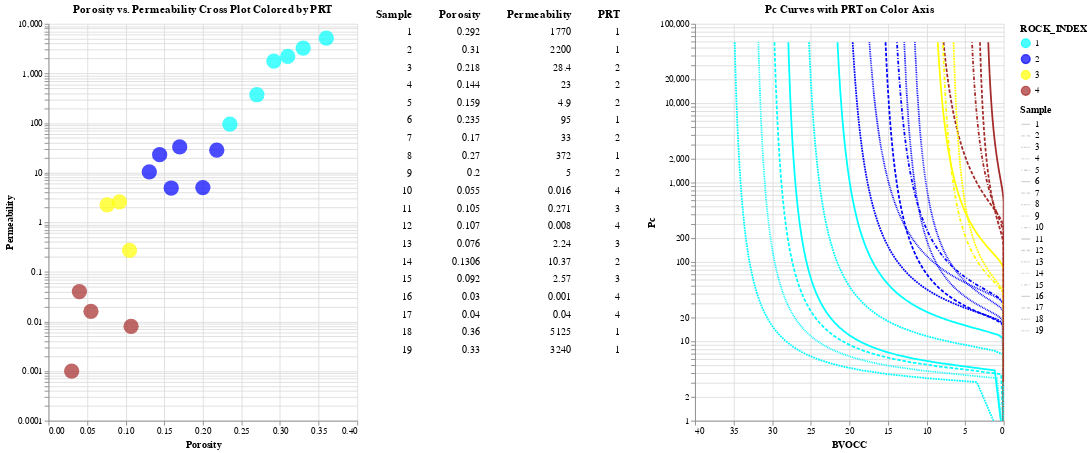

Source (notebook cell):
### Markdown cell above
# Make our final plot of Porosity-Permeability Cross Plot, Select RCA data and Selected Pc curves:

### Code cell
# Brush for selection
brush = alt.selection(type='interval')



chart = alt.Chart(source7).mark_circle(size=300).encode(
    alt.X('Porosity:Q',
        scale=alt.Scale(domain=(0, 0.4))),
    #y='Perm',
    alt.Y('Permeability:Q',scale=alt.Scale(type='log', base=10,domain=(.0001, 10000))),
    
    color=alt.condition( brush,'ROCK_INDEX:O', alt.value('lightgray'),
                        scale=alt.Scale(
                        domain=[ 1,         2,         3  ,  4 ],
                        range =['cyan', 'blue'  , 'yellow', 'brown'])),
    
    
    
    
    
    #alt.Y('LPerm:Q',scale=alt.Scale(type='log', base=10,domain=(.0001, 10000))),
    tooltip=['image','Sample','Porosity','Permeability','sqrt(k/phi)'],  # Must be a list for the image to render
    
).properties(
    width=350,
    height=450, 

    title='Porosity vs. Permeability Cross Plot Colored by PRT',

).add_selection(brush)
    
vega_pane = pn.pane.Vega(chart.add_selection(
    brush
))


# Base chart for data tables
ranked_text = alt.Chart(source7).mark_text(align='right').encode(
    y=alt.Y('row_number:O',axis=None)
).transform_window(
    row_number='row_number()'
).transform_filter(
    brush
).transform_window(
    rank='rank(row_number)'
).transform_filter(
    alt.datum.rank<30
)


# Data Tables
Porosity = ranked_text.encode(text='Porosity:N').properties(title=alt.TitleParams(text='Porosity', align='right'))
Permeability = ranked_text.encode(text='Permeability:N').properties(title=alt.TitleParams(text='Permeability', align='right'))
Sample = ranked_text.encode(text='Sample:N').properties(title=alt.TitleParams(text='Sample', align='right'))
sqrt = ranked_text.encode(text='sqrt(k/phi):N').properties(title=alt.TitleParams(text ='sqrt(k/phi)', align='right'))
Image = ranked_text.encode(tooltip ='image').properties(title=alt.TitleParams(text ='image', align='right'))
RI = ranked_text.encode(text='ROCK_INDEX:N').properties(title=alt.TitleParams(text='PRT', align='right'))


text = alt.hconcat(Sample, Porosity, Permeability,RI) # Combine data tables



#------------------------------------------------
#
#       Capillary Pressure Curves colored by PRT
#
#------------------------------------------------
pc = alt.Chart(f3).mark_line(clip=True).encode(
    alt.X('BVOCC:Q',
        scale=alt.Scale(domain=(40, 0))
    ),    
    alt.Y('Pc:Q',scale=alt.Scale(type='log', base=10,domain=(1, 100000))),
    color=alt.condition(brush, 'ROCK_INDEX:O', alt.value('lightgray'),scale=alt.Scale(scheme='rainbow')),
    #tooltip='Mode:Q', 
    tooltip=['image','Sample','Porosity','Permeability','sqrt(k/phi)'],
    strokeDash='Sample:N',
).properties(
    title='Pc Curves with PRT on Color Axis',
    width=350,
    height=450, 
    
).transform_filter(
    brush
)

    


# Build chart
alt.hconcat(
    chart,
    text,
    pc
).resolve_legend(
    color="shared"
).configure_view(strokeWidth=0)

### Figure 1 — Vega-Lite specification as saved in the notebook (floating-point values rounded to 4 significant figures; data arrays with more than 128 entries replaced by an {"elided": "..."} marker saying what was removed)
{"config": {"view": {"continuousWidth": 400, "continuousHeight": 300, "strokeWidth": 0}}, "hconcat": [{"data": {"name": "data-50003797206296b58b7a30dfc129231e"}, "mark": {"type": "circle", "size": 300}, "encoding": {"color": {"condition": {"field": "ROCK_INDEX", "scale": {"domain": [1, 2, 3, 4], "range": ["cyan", "blue", "yellow", "brown"]}, "type": "ordinal", "selection": "selector002"}, "value": "lightgray"}, "tooltip": [{"field": "image", "type": "nominal"}, {"field": "Sample", "type": "quantitative"}, {"field": "Porosity", "type": "quantitative"}, {"field": "Permeability", "type": "quantitative"}, {"field": "sqrt(k/phi)", "type": "quantitative"}], "x": {"field": "Porosity", "scale": {"domain": [0, 0.4]}, "type": "quantitative"}, "y": {"field": "Permeability", "scale": {"base": 10, "domain": [0.0001, 10000], "type": "log"}, "type": "quantitative"}}, "height": 450, "selection": {"selector002": {"type": "interval"}}, "title": "Porosity vs. Permeability Cross Plot Colored by PRT", "width": 350}, {"hconcat": [{"mark": {"type": "text", "align": "right"}, "encoding": {"text": {"field": "Sample", "type": "nominal"}, "y": {"axis": null, "field": "row_number", "type": "ordinal"}}, "title": {"text": "Sample", "align": "right"}, "transform": [{"window": [{"op": "row_number", "field": "", "as": "row_number"}]}, {"filter": {"selection": "selector002"}}, {"window": [{"op": "rank", "field": "row_number", "as": "rank"}]}, {"filter": "(datum.rank < 30)"}]}, {"mark": {"type": "text", "align": "right"}, "encoding": {"text": {"field": "Porosity", "type": "nominal"}, "y": {"axis": null, "field": "row_number", "type": "ordinal"}}, "title": {"text": "Porosity", "align": "right"}, "transform": [{"window": [{"op": "row_number", "field": "", "as": "row_number"}]}, {"filter": {"selection": "selector002"}}, {"window": [{"op": "rank", "field": "row_number", "as": "rank"}]}, {"filter": "(datum.rank < 30)"}]}, {"mark": {"type": "text", "align": "right"}, "encoding": {"text": {"field": "Permeability", "type": "nominal"}, "y": {"axis": null, "field": "row_number", "type": "ordinal"}}, "title": {"text": "Permeability", "align": "right"}, "transform": [{"window": [{"op": "row_number", "field": "", "as": "row_number"}]}, {"filter": {"selection": "selector002"}}, {"window": [{"op": "rank", "field": "row_number", "as": "rank"}]}, {"filter": "(datum.rank < 30)"}]}, {"mark": {"type": "text", "align": "right"}, "encoding": {"text": {"field": "ROCK_INDEX", "type": "nominal"}, "y": {"axis": null, "field": "row_number", "type": "ordinal"}}, "title": {"text": "PRT", "align": "right"}, "transform": [{"window": [{"op": "row_number", "field": "", "as": "row_number"}]}, {"filter": {"selection": "selector002"}}, {"window": [{"op": "rank", "field": "row_number", "as": "rank"}]}, {"filter": "(datum.rank < 30)"}]}], "data": {"name": "data-50003797206296b58b7a30dfc129231e"}}, {"data": {"name": "data-2cf80df65bbb7181ff0cdfc0c755787a"}, "mark": {"type": "line", "clip": true}, "encoding": {"color": {"condition": {"field": "ROCK_INDEX", "scale": {"scheme": "rainbow"}, "type": "ordinal", "selection": "selector002"}, "value": "lightgray"}, "strokeDash": {"field": "Sample", "type": "nominal"}, "tooltip": [{"field": "image", "type": "nominal"}, {"field": "Sample", "type": "quantitative"}, {"field": "Porosity", "type": "quantitative"}, {"field": "Permeability", "type": "quantitative"}, {"field": "sqrt(k/phi)", "type": "quantitative"}], "x": {"field": "BVOCC", "scale": {"domain": [40, 0]}, "type": "quantitative"}, "y": {"field": "Pc", "scale": {"base": 10, "domain": [1, 100000], "type": "log"}, "type": "quantitative"}}, "height": 450, "title": "Pc Curves with PRT on Color Axis", "transform": [{"filter": {"selection": "selector002"}}], "width": 350}], "resolve": {"legend": {"color": "shared"}}, "$schema": "https://vega.github.io/schema/vega-lite/v4.17.0.json", "datasets": {"data-50003797206296b58b7a30dfc129231e": [{"Sample": 1, "Porosity": 0.292, "Permeability": 1770.0, "sqrt(k/phi)": 77.86, "lPerm": 3.25, "image": "./data/1.png", "Mode": 46.33, "BV1": 29.2, "G1": 0.19, "Pd1": 3.76, "ROCK_INDEX": 1}, {"Sample": 2, "Porosity": 0.31, "Permeability": 2200.0, "sqrt(k/phi)": 84.24, "lPerm": 3.34, "image": "./data/Great_SS.png", "Mode": 50.38, "BV1": 31.0, "G1": 0.18, "Pd1": 3.51, "ROCK_INDEX": 1}, {"Sample": 3, "Porosity": 0.218, "Permeability": 28.4, "sqrt(k/phi)": 11.41, "lPerm": 1.45, "image": "./data/12.png", "Mode": 9.41, "BV1": 21.8, "G1": 0.39, "Pd1": 14.32, "ROCK_INDEX": 2}, {"Sample": 4, "Porosity": 0.144, "Permeability": 23.0, "sqrt(k/phi)": 12.64, "lPerm": 1.36, "image": "./data/MediumSS.png", "Mode": 8.68, "BV1": 14.4, "G1": 0.4, "Pd1": 15.33, "ROCK_INDEX": 2}, {"Sample": 5, "Porosity": 0.159, "Permeability": 4.9, "sqrt(k/phi)": 5.55, "lPerm": 0.69, "image": "./data/DistalTurbidite.png", "Mode": 4.78, "BV1": 15.9, "G1": 0.47, "Pd1": 25.27, "ROCK_INDEX": 2}, {"Sample": 6, "Porosity": 0.235, "Permeability": 95.0, "sqrt(k/phi)": 20.11, "lPerm": 1.98, "image": "./data/HighPor_SS.png", "Mode": 15.0, "BV1": 23.5, "G1": 0.33, "Pd1": 9.69, "ROCK_INDEX": 1}, {"Sample": 7, "Porosity": 0.17, "Permeability": 33.0, "sqrt(k/phi)": 13.93, "lPerm": 1.52, "image": "./data/Medium-highSS.png", "Mode": 9.98, "BV1": 17.0, "G1": 0.38, "Pd1": 13.64, "ROCK_INDEX": 2}, {"Sample": 8, "Porosity": 0.27, "Permeability": 372.0, "sqrt(k/phi)": 37.12, "lPerm": 2.57, "image": "./data/11.png", "Mode": 25.39, "BV1": 27.0, "G1": 0.27, "Pd1": 6.23, "ROCK_INDEX": 1}, {"Sample": 9, "Porosity": 0.2, "Permeability": 5.0, "sqrt(k/phi)": 5.0, "lPerm": 0.7, "image": "./data/3.png", "Mode": 4.82, "BV1": 20.0, "G1": 0.47, "Pd1": 25.11, "ROCK_INDEX": 2}, {"Sample": 10, "Porosity": 0.055, "Permeability": 0.016, "sqrt(k/phi)": 0.54, "lPerm": -1.8, "image": "./data/Slightlybetterthanshale.png", "Mode": 0.53, "BV1": 5.5, "G1": 0.75, "Pd1": 160.9, "ROCK_INDEX": 4}, {"Sample": 11, "Porosity": 0.105, "Permeability": 0.271, "sqrt(k/phi)": 1.61, "lPerm": -0.57, "image": "./data/15.png", "Mode": 1.57, "BV1": 10.5, "G1": 0.61, "Pd1": 64.45, "ROCK_INDEX": 3}, {"Sample": 12, "Porosity": 0.107, "Permeability": 0.008, "sqrt(k/phi)": 0.27, "lPerm": -2.1, "image": "./data/16.png", "Mode": 0.4, "BV1": 10.7, "G1": 0.78, "Pd1": 201.3, "ROCK_INDEX": 4}, {"Sample": 13, "Porosity": 0.076, "Permeability": 2.24, "sqrt(k/phi)": 5.43, "lPerm": 0.35, "image": "./data/17.png", "Mode": 3.54, "BV1": 7.6, "G1": 0.51, "Pd1": 32.55, "ROCK_INDEX": 3}, {"Sample": 14, "Porosity": 0.1306, "Permeability": 10.37, "sqrt(k/phi)": 8.91, "lPerm": 1.02, "image": "./data/18.png", "Mode": 6.38, "BV1": 13.06, "G1": 0.44, "Pd1": 19.83, "ROCK_INDEX": 2}, {"Sample": 15, "Porosity": 0.092, "Permeability": 2.57, "sqrt(k/phi)": 5.29, "lPerm": 0.41, "image": "./data/19.png", "Mode": 3.73, "BV1": 9.2, "G1": 0.51, "Pd1": 31.14, "ROCK_INDEX": 3}, {"Sample": 16, "Porosity": 0.03, "Permeability": 0.001, "sqrt(k/phi)": 0.18, "lPerm": -3.0, "image": "./data/Shale_reddish.png", "Mode": 0.18, "BV1": 3.0, "G1": 0.88, "Pd1": 394.4, "ROCK_INDEX": 4}, {"Sample": 17, "Porosity": 0.04, "Permeability": 0.04, "sqrt(k/phi)": 1.0, "lPerm": -1.4, "image": "./data/Siltstone.png", "Mode": 0.75, "BV1": 4.0, "G1": 0.71, "Pd1": 119.7, "ROCK_INDEX": 4}, {"Sample": 18, "Porosity": 0.36, "Permeability": 5125.0, "sqrt(k/phi)": 119.3, "lPerm": 3.71, "image": "./data/HighPermSS2.png", "Mode": 69.81, "BV1": 36.0, "G1": 0.14, "Pd1": 2.67, "ROCK_INDEX": 1}, {"Sample": 19, "Porosity": 0.33, "Permeability": 3240.0, "sqrt(k/phi)": 99.09, "lPerm": 3.51, "image": "./data/HighPermSS1.png", "Mode": 58.49, "BV1": 33.0, "G1": 0.16, "Pd1": 3.1, "ROCK_INDEX": 1}], "data-2cf80df65bbb7181ff0cdfc0c755787a": {"elided": "1976 records"}}}
